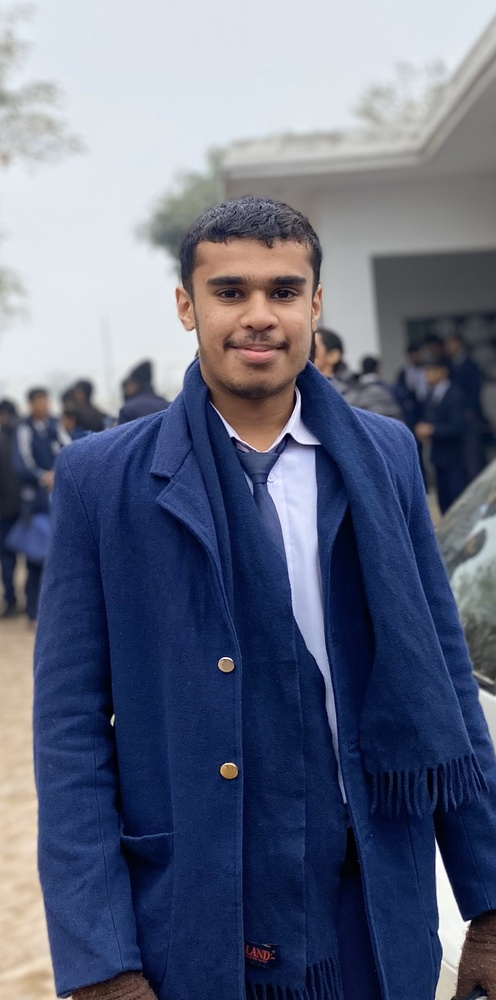
#> input picture opencvv/pythonProject/used/awais3.jpg, 496 x 1000 px, shrunk from 1211 x 2441 before the run
$ python ch9.py
#> lines starting #> are read from the running program, lines starting #| are printed output that depends on the picture; after the words box and inside, x2 and y2 are one past the last pixel; in counts of white or black regions, pixels touching at a corner belong together
import cv2
import numpy as np

faceCascade = cv2.CascadeClassifier("used/haarcascade_frontalface_default.xml")

path="used/awais3.jpg"
img=cv2.imread(path)
#> img is the input picture: shape (1000, 496, 3); mean B, G, R 127.2, 105.2, 98
img_gray=cv2.cvtColor(img,cv2.COLOR_BGR2GRAY)
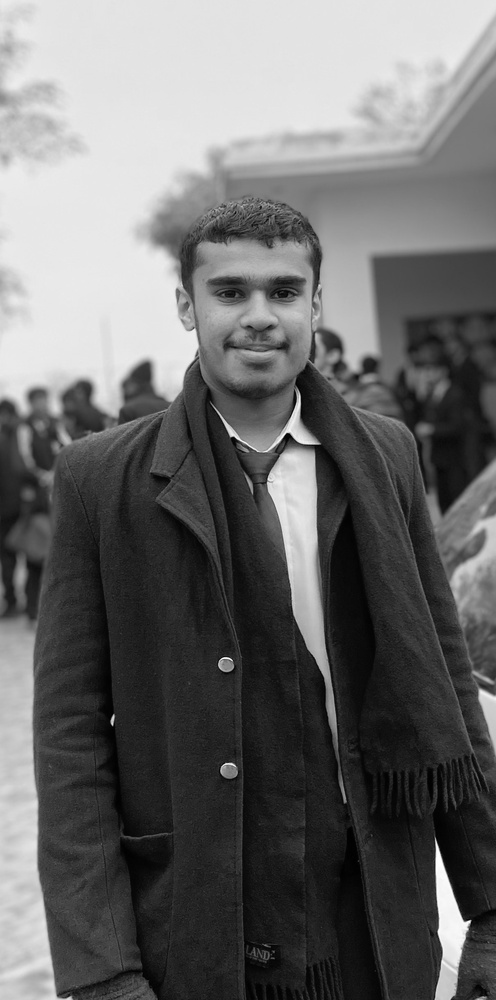
#> img_gray: shape (1000, 496); min 0, max 255, mean 105.6
faces= faceCascade.detectMultiScale(img_gray,1.1,4)
#> faces = [[176, 230, 158, 158]]
for (x,y,w,h) in faces:
    cv2.rectangle(img,(x,y),(x+w,y+h),(255,0,0),2)
#> this loop made 1 pass
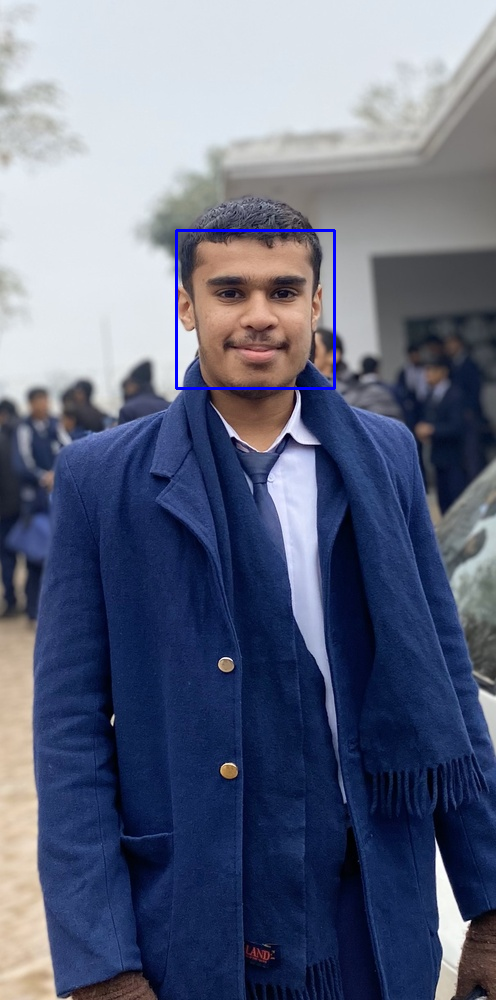
#> img: shape (1000, 496, 3); 0.38% of pixels changed, all inside (x1, y1, x2, y2) = (175, 229, 336, 390)
cv2.imshow("output",img)
cv2.waitKey(0)

$ run again, with opencvv/pythonProject/used/awais1.jpg copied over opencvv/pythonProject/used/awais3.jpg
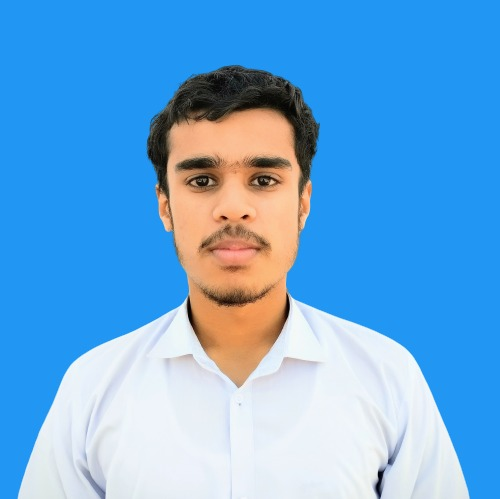
#> input picture opencvv/pythonProject/used/awais1.jpg, 500 x 499 px
#> img is the input picture: shape (499, 500, 3); mean B, G, R 220.8, 169, 105
#> `img_gray=cv2.cvtColor(img,cv2.COLOR_BGR2GRAY)`:
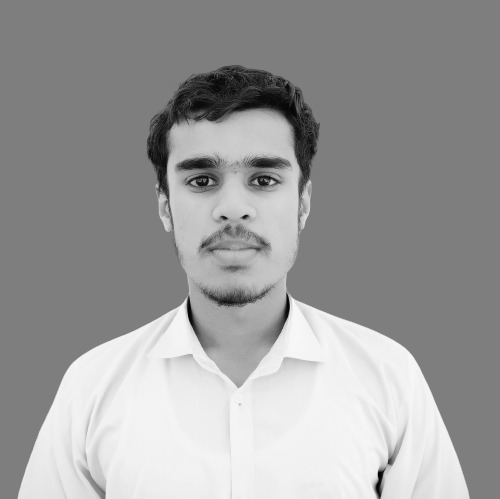
#> img_gray: shape (499, 500); min 1, max 251, mean 156
#> faces = [[138, 103, 193, 193]]
#> the loop `for (x,y,w,h) in faces:` made 1 pass
#> after the loop `for (x,y,w,h) in faces:`:
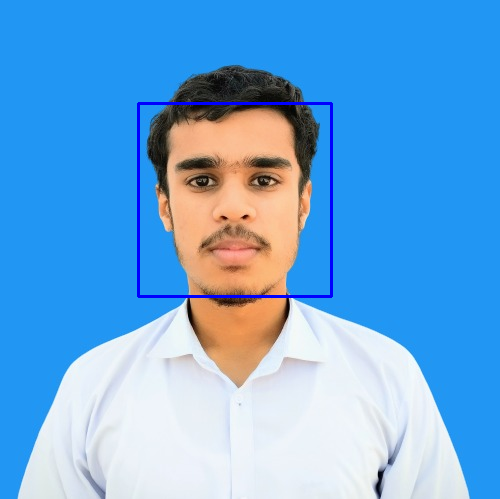
#> img: shape (499, 500, 3); 0.93% of pixels changed, all inside (x1, y1, x2, y2) = (137, 102, 333, 298)

$ run again, with opencvv/pythonProject/used/500.jpg copied over opencvv/pythonProject/used/awais3.jpg
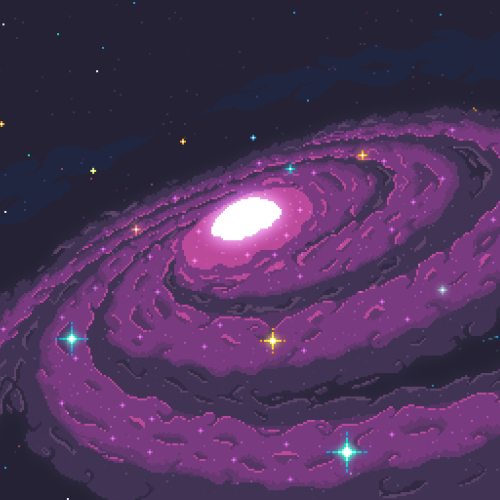
#> input picture opencvv/pythonProject/used/500.jpg, 500 x 500 px
#> img is the input picture: shape (500, 500, 3); mean B, G, R 91.2, 51, 78
#> `img_gray=cv2.cvtColor(img,cv2.COLOR_BGR2GRAY)`:
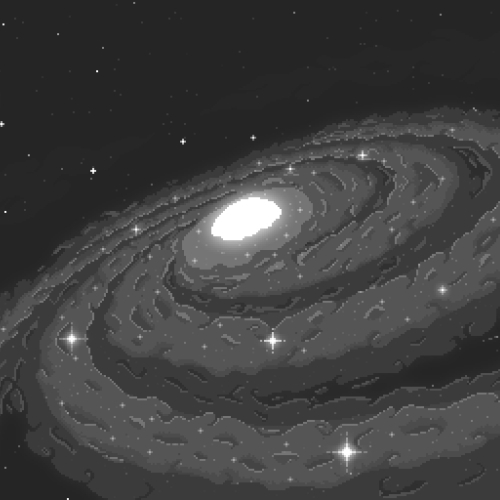
#> img_gray: shape (500, 500); min 36, max 255, mean 63.7
#> faces = ()
